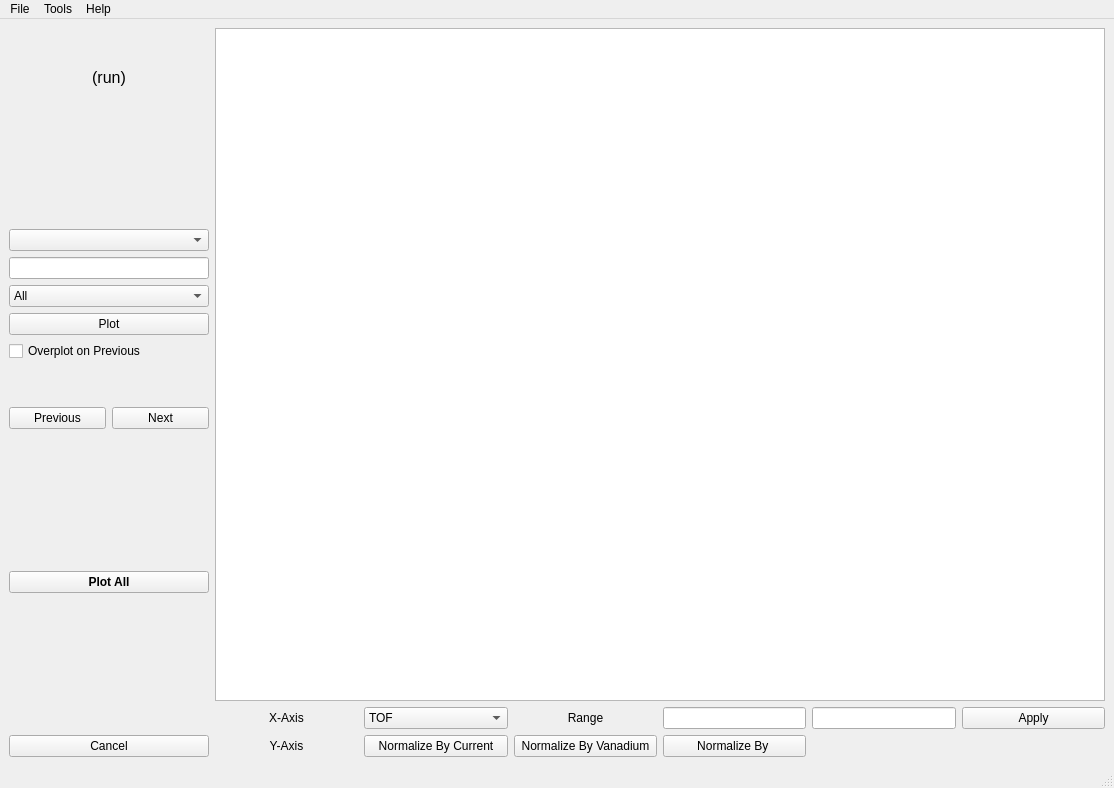
<?xml version="1.0" encoding="UTF-8"?>
<ui version="4.0">
 <class>MainWindow</class>
 <widget class="QMainWindow" name="MainWindow">
  <property name="geometry">
   <rect>
    <x>0</x>
    <y>0</y>
    <width>1114</width>
    <height>788</height>
   </rect>
  </property>
  <property name="sizePolicy">
   <sizepolicy hsizetype="Fixed" vsizetype="Fixed">
    <horstretch>0</horstretch>
    <verstretch>0</verstretch>
   </sizepolicy>
  </property>
  <property name="windowTitle">
   <string>MainWindow</string>
  </property>
  <widget class="QWidget" name="centralwidget">
   <layout class="QGridLayout" name="gridLayout">
    <item row="0" column="0">
     <layout class="QHBoxLayout" name="horizontalLayout">
      <item>
       <layout class="QVBoxLayout" name="verticalLayout_2">
        <item>
         <spacer name="verticalSpacer_2">
          <property name="orientation">
           <enum>Qt::Vertical</enum>
          </property>
          <property name="sizeType">
           <enum>QSizePolicy::Preferred</enum>
          </property>
          <property name="sizeHint" stdset="0">
           <size>
            <width>20</width>
            <height>40</height>
           </size>
          </property>
         </spacer>
        </item>
        <item>
         <layout class="QGridLayout" name="gridLayout_6">
          <item row="1" column="0">
           <widget class="QLabel" name="label_currentRun">
            <property name="sizePolicy">
             <sizepolicy hsizetype="Fixed" vsizetype="Preferred">
              <horstretch>0</horstretch>
              <verstretch>0</verstretch>
             </sizepolicy>
            </property>
            <property name="font">
             <font>
              <pointsize>12</pointsize>
             </font>
            </property>
            <property name="text">
             <string>(run)</string>
            </property>
            <property name="alignment">
             <set>Qt::AlignCenter</set>
            </property>
           </widget>
          </item>
         </layout>
        </item>
        <item>
         <spacer name="verticalSpacer_3">
          <property name="orientation">
           <enum>Qt::Vertical</enum>
          </property>
          <property name="sizeType">
           <enum>QSizePolicy::Expanding</enum>
          </property>
          <property name="sizeHint" stdset="0">
           <size>
            <width>20</width>
            <height>40</height>
           </size>
          </property>
         </spacer>
        </item>
        <item>
         <layout class="QHBoxLayout" name="horizontalLayout_7">
          <item>
           <widget class="QComboBox" name="comboBox_runs">
            <property name="sizePolicy">
             <sizepolicy hsizetype="Preferred" vsizetype="Fixed">
              <horstretch>0</horstretch>
              <verstretch>0</verstretch>
             </sizepolicy>
            </property>
           </widget>
          </item>
         </layout>
        </item>
        <item>
         <layout class="QHBoxLayout" name="horizontalLayout_8">
          <item>
           <widget class="QLineEdit" name="lineEdit_runs">
            <property name="sizePolicy">
             <sizepolicy hsizetype="Preferred" vsizetype="Fixed">
              <horstretch>0</horstretch>
              <verstretch>0</verstretch>
             </sizepolicy>
            </property>
           </widget>
          </item>
         </layout>
        </item>
        <item>
         <layout class="QHBoxLayout" name="horizontalLayout_3"/>
        </item>
        <item>
         <layout class="QGridLayout" name="gridLayout_4">
          <item row="0" column="0">
           <widget class="QComboBox" name="comboBox_spectraList">
            <item>
             <property name="text">
              <string>All</string>
             </property>
            </item>
           </widget>
          </item>
         </layout>
        </item>
        <item>
         <widget class="QPushButton" name="pushButton_plot">
          <property name="text">
           <string>Plot</string>
          </property>
         </widget>
        </item>
        <item>
         <widget class="QCheckBox" name="checkBox_overPlot">
          <property name="text">
           <string>Overplot on Previous</string>
          </property>
         </widget>
        </item>
        <item>
         <spacer name="verticalSpacer_5">
          <property name="orientation">
           <enum>Qt::Vertical</enum>
          </property>
          <property name="sizeType">
           <enum>QSizePolicy::Minimum</enum>
          </property>
          <property name="sizeHint" stdset="0">
           <size>
            <width>20</width>
            <height>40</height>
           </size>
          </property>
         </spacer>
        </item>
        <item>
         <layout class="QHBoxLayout" name="horizontalLayout_6">
          <item>
           <widget class="QPushButton" name="pushButton_prevView">
            <property name="text">
             <string>Previous</string>
            </property>
           </widget>
          </item>
          <item>
           <widget class="QPushButton" name="pushButton_nextView">
            <property name="text">
             <string>Next</string>
            </property>
           </widget>
          </item>
         </layout>
        </item>
        <item>
         <spacer name="verticalSpacer_4">
          <property name="orientation">
           <enum>Qt::Vertical</enum>
          </property>
          <property name="sizeType">
           <enum>QSizePolicy::Expanding</enum>
          </property>
          <property name="sizeHint" stdset="0">
           <size>
            <width>20</width>
            <height>40</height>
           </size>
          </property>
         </spacer>
        </item>
        <item>
         <widget class="QPushButton" name="pushButton_allFillPlot">
          <property name="sizePolicy">
           <sizepolicy hsizetype="Preferred" vsizetype="Fixed">
            <horstretch>0</horstretch>
            <verstretch>0</verstretch>
           </sizepolicy>
          </property>
          <property name="minimumSize">
           <size>
            <width>200</width>
            <height>0</height>
           </size>
          </property>
          <property name="font">
           <font>
            <weight>75</weight>
            <bold>true</bold>
           </font>
          </property>
          <property name="text">
           <string>Plot All</string>
          </property>
         </widget>
        </item>
        <item>
         <spacer name="verticalSpacer">
          <property name="orientation">
           <enum>Qt::Vertical</enum>
          </property>
          <property name="sizeType">
           <enum>QSizePolicy::Expanding</enum>
          </property>
          <property name="sizeHint" stdset="0">
           <size>
            <width>20</width>
            <height>40</height>
           </size>
          </property>
         </spacer>
        </item>
        <item>
         <widget class="QPushButton" name="pushButton_cancel">
          <property name="text">
           <string>Cancel</string>
          </property>
         </widget>
        </item>
       </layout>
      </item>
      <item>
       <layout class="QVBoxLayout" name="verticalLayout_5">
        <item>
         <layout class="QVBoxLayout" name="verticalLayout_6">
          <item>
           <widget class="QGraphicsView" name="graphicsView_mainPlot">
            <property name="sizePolicy">
             <sizepolicy hsizetype="Expanding" vsizetype="Expanding">
              <horstretch>0</horstretch>
              <verstretch>0</verstretch>
             </sizepolicy>
            </property>
           </widget>
          </item>
          <item>
           <layout class="QGridLayout" name="gridLayout_2">
            <item row="0" column="1">
             <widget class="QLabel" name="label">
              <property name="text">
               <string>X-Axis</string>
              </property>
              <property name="alignment">
               <set>Qt::AlignCenter</set>
              </property>
             </widget>
            </item>
            <item row="1" column="1">
             <widget class="QLabel" name="label_4">
              <property name="text">
               <string>Y-Axis</string>
              </property>
              <property name="alignment">
               <set>Qt::AlignCenter</set>
              </property>
             </widget>
            </item>
            <item row="0" column="3">
             <widget class="QLabel" name="label_2">
              <property name="layoutDirection">
               <enum>Qt::LeftToRight</enum>
              </property>
              <property name="text">
               <string>Range</string>
              </property>
              <property name="alignment">
               <set>Qt::AlignCenter</set>
              </property>
             </widget>
            </item>
            <item row="1" column="3">
             <widget class="QPushButton" name="pushButton_normByVanadium">
              <property name="text">
               <string>Normalize By Vanadium</string>
              </property>
             </widget>
            </item>
            <item row="0" column="4">
             <widget class="QLineEdit" name="lineEdit_minX">
              <property name="sizePolicy">
               <sizepolicy hsizetype="Preferred" vsizetype="Fixed">
                <horstretch>0</horstretch>
                <verstretch>0</verstretch>
               </sizepolicy>
              </property>
             </widget>
            </item>
            <item row="0" column="2">
             <widget class="QComboBox" name="comboBox_unit">
              <item>
               <property name="text">
                <string>TOF</string>
               </property>
              </item>
              <item>
               <property name="text">
                <string>d-Spacing</string>
               </property>
              </item>
              <item>
               <property name="text">
                <string>Q</string>
               </property>
              </item>
             </widget>
            </item>
            <item row="0" column="5">
             <widget class="QLineEdit" name="lineEdit_maxX">
              <property name="sizePolicy">
               <sizepolicy hsizetype="Preferred" vsizetype="Fixed">
                <horstretch>0</horstretch>
                <verstretch>0</verstretch>
               </sizepolicy>
              </property>
             </widget>
            </item>
            <item row="1" column="4">
             <widget class="QPushButton" name="pushButton_normVacant">
              <property name="text">
               <string>Normalize By </string>
              </property>
             </widget>
            </item>
            <item row="1" column="2">
             <widget class="QPushButton" name="pushButton_normByCurrent">
              <property name="toolTip">
               <string>&lt;html&gt;&lt;head/&gt;&lt;body&gt;&lt;p&gt;Normalize by proton charge&lt;/p&gt;&lt;/body&gt;&lt;/html&gt;</string>
              </property>
              <property name="text">
               <string>Normalize By Current</string>
              </property>
             </widget>
            </item>
            <item row="0" column="6">
             <widget class="QPushButton" name="pushButton_apply">
              <property name="text">
               <string>Apply</string>
              </property>
             </widget>
            </item>
            <item row="1" column="6">
             <spacer name="horizontalSpacer">
              <property name="orientation">
               <enum>Qt::Horizontal</enum>
              </property>
              <property name="sizeType">
               <enum>QSizePolicy::Preferred</enum>
              </property>
              <property name="sizeHint" stdset="0">
               <size>
                <width>40</width>
                <height>20</height>
               </size>
              </property>
             </spacer>
            </item>
           </layout>
          </item>
         </layout>
        </item>
       </layout>
      </item>
     </layout>
    </item>
   </layout>
  </widget>
  <widget class="QMenuBar" name="menubar">
   <property name="geometry">
    <rect>
     <x>0</x>
     <y>0</y>
     <width>1114</width>
     <height>25</height>
    </rect>
   </property>
   <widget class="QMenu" name="menuFile">
    <property name="title">
     <string>File</string>
    </property>
    <addaction name="actionSave"/>
    <addaction name="separator"/>
    <addaction name="actionQuit"/>
   </widget>
   <widget class="QMenu" name="menuTool">
    <property name="title">
     <string>Tools</string>
    </property>
    <addaction name="actionNormalize_to_Vanadium"/>
    <addaction name="actionNormalize_to_Proton_Charge"/>
   </widget>
   <widget class="QMenu" name="menuHelp">
    <property name="title">
     <string>Help</string>
    </property>
   </widget>
   <addaction name="menuFile"/>
   <addaction name="menuTool"/>
   <addaction name="menuHelp"/>
  </widget>
  <widget class="QStatusBar" name="statusbar"/>
  <action name="actionSave">
   <property name="text">
    <string>Save</string>
   </property>
  </action>
  <action name="actionNormalize_to_Vanadium">
   <property name="text">
    <string>Normalize to Vanadium</string>
   </property>
  </action>
  <action name="actionNormalize_to_Proton_Charge">
   <property name="text">
    <string>Normalize to Proton Charge</string>
   </property>
  </action>
  <action name="actionQuit">
   <property name="text">
    <string>Quit</string>
   </property>
   <property name="shortcut">
    <string>Ctrl+Q</string>
   </property>
  </action>
 </widget>
 <resources/>
 <connections/>
</ui>
